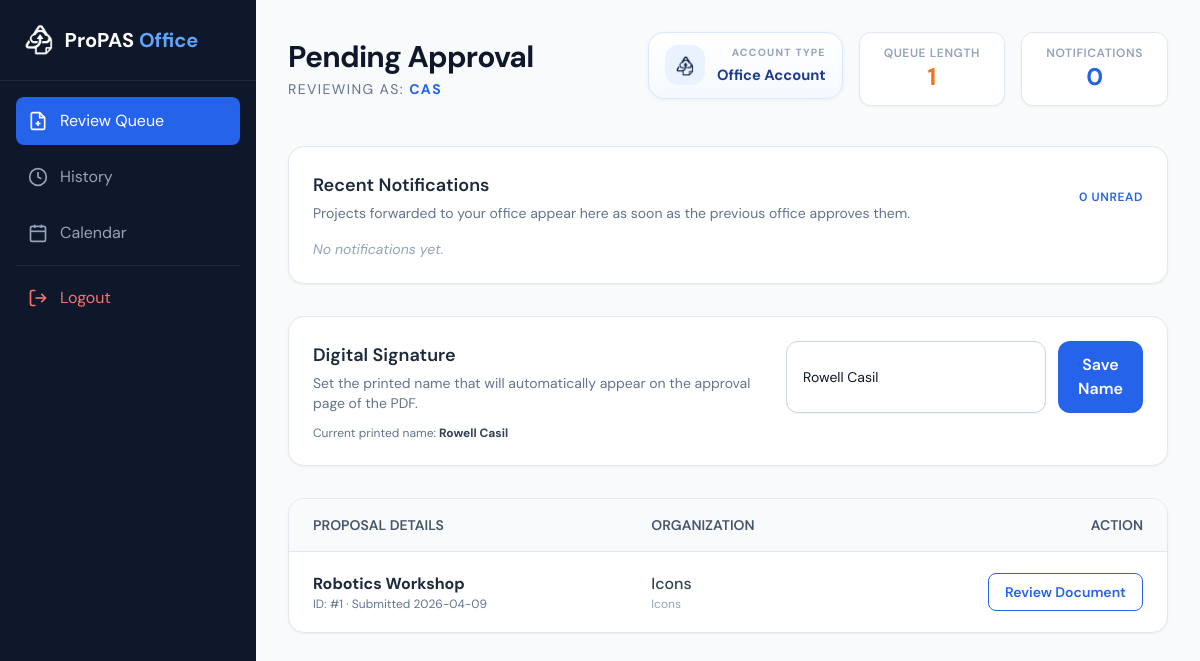
/office-home (signed in), run on an earlier commit of the app's database.
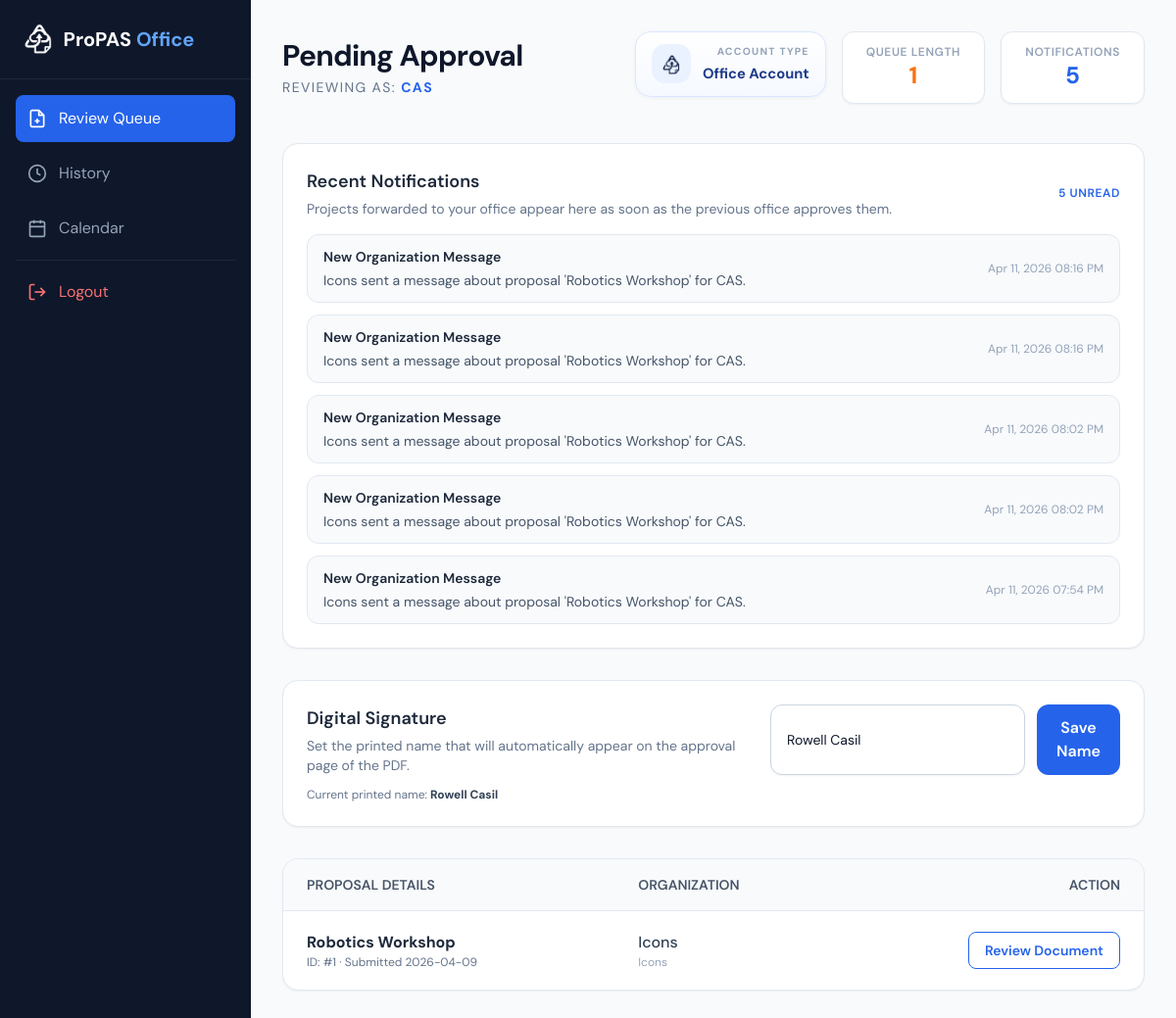
And on a later commit of the database.
### models.py (models this page shows)
class User(UserMixin, db.Model):
    __tablename__ = 'accounts'
    id = db.Column(db.Integer, primary_key=True)
    username = db.Column(db.String(80), unique=True, nullable=False)
    password_hash = db.Column(db.String(256))
    account_type = db.Column(db.String(20))  # 'Org', 'Office', or 'Admin'
    profile_data = db.Column(MutableDict.as_mutable(db.JSON), default=dict)
    proposals = db.relationship('Proposal', backref='creator', lazy=True)
    notifications = db.relationship('Notification', backref='recipient', lazy=True)

class Proposal(db.Model):
    __tablename__ = 'proposals'
    id = db.Column(db.Integer, primary_key=True)
    title = db.Column(db.String(200), nullable=False)
    status = db.Column(db.String(20), default='PENDING')
    version_number = db.Column(db.Integer, default=1)
    file_path = db.Column(db.String(300))
    proposal_data = db.Column(db.JSON)
    current_step_id = db.Column(db.Integer, db.ForeignKey('approval_steps.id'))
    creator_id = db.Column(db.Integer, db.ForeignKey('accounts.id'))
    created_at = db.Column(db.DateTime, default=datetime.utcnow)

class Notification(db.Model):
    __tablename__ = 'notifications'
    id = db.Column(db.Integer, primary_key=True)
    recipient_id = db.Column(db.Integer, db.ForeignKey('accounts.id'), nullable=False)
    proposal_id = db.Column(db.Integer, db.ForeignKey('proposals.id'), nullable=False)
    title = db.Column(db.String(150), nullable=False)
    message = db.Column(db.Text, nullable=False)
    notification_type = db.Column(db.String(30), default='info')
    is_read = db.Column(db.Boolean, default=False)
    created_at = db.Column(db.DateTime, default=datetime.utcnow)
    proposal = db.relationship('Proposal', backref=db.backref('notifications', lazy=True))

### routes/office.py (the view, shortened to what this page needs)
@office_bp.route('/office-home', methods=['GET', 'POST'])
@office_bp.route('/office-home/<int:review_id>', methods=['GET', 'POST'])
@login_required
def review(review_id=None):
    my_step = ApprovalStep.query.filter(ApprovalStep.name.ilike(current_user.username)).first()
    if not my_step:
        flash("Account not linked to a valid approval step.", "danger")
        return redirect(url_for('auth.signin'))
    proposals = Proposal.query.filter_by(current_step_id=my_step.id).all()
    notifications = Notification.query.filter_by(recipient_id=current_user.id).order_by(Notification.created_at.desc()).limit(5).all()
    unread_notifications = Notification.query.filter_by(recipient_id=current_user.id, is_read=False).count()
    selected = db.session.get(Proposal, review_id) if review_id else None
    selected_messages = _conversation_messages(selected.id) if selected else []
    active_tab = request.args.get('tab', 'overview')
    if active_tab not in {'overview', 'chat'}:
        active_tab = 'overview'
    return render_template(
        'office_home.html',
        proposals=proposals,
        selected_proposal=selected,
        selected_messages=selected_messages,
        active_tab=active_tab,
        username=current_user.username,
        pending_count=len(proposals),
        printed_name=_get_printed_name(current_user),
        notifications=notifications,
        unread_notifications=unread_notifications,
    )

### app.py (called while the page is built)
@login_manager.user_loader
def load_user(user_id):
    from models import User
    return db.session.get(User, int(user_id))

@app.template_filter('datetime_ph')
def datetime_ph(value, fmt='%b %d, %Y %I:%M %p'):
    if value is None:
        return 'N/A'
    if value.tzinfo is None:
        value = value.replace(tzinfo=timezone.utc)
    return value.astimezone(ZoneInfo(app.config['DISPLAY_TIMEZONE'])).strftime(fmt)

### routes/office.py (called while the page is built)
def _get_printed_name(user):
    profile = user.profile_data or {}
    return (profile.get('printed_name') or '').strip()

### templates/office_home.html (shortened to what this page needs)
<!DOCTYPE html>
<html lang="en">
<head>
    <script src="https://cdn.tailwindcss.com"></script>
    <link rel="stylesheet" href="{{ url_for('static', filename='css/office_home.css') }}">
</head>
<body class="bg-slate-50 text-slate-900">
    <div class="flex min-h-screen">
        <aside class="w-64 bg-slate-900 text-white hidden md:flex flex-col sticky top-0 h-screen">
            <div class="p-6 text-xl font-bold border-b border-slate-800 flex items-center gap-3">
                <img src="{{ url_for('static', filename='images/Icon.png') }}" class="h-8 w-auto" alt="Logo">
                <span>ProPAS <span class="text-blue-400">Office</span></span>
            </div>
            <nav class="flex-1 p-4 space-y-2">
    <a href="{{ url_for('office.review') }}"
       class="flex items-center gap-3 p-3 {% if not is_history %}bg-blue-600{% else %}text-slate-400 hover:bg-slate-800{% endif %} rounded-lg transition">
        <svg viewBox="0 0 24 24" fill="none" stroke="currentColor" stroke-width="2" class="h-5 w-5"><path d="M14 2H6a2 2 0 0 0-2 2v16a2 2 0 0 0 2 2h12a2 2 0 0 0 2-2V8z"/><polyline points="14 2 14 8 20 8"/><line x1="12" y1="18" x2="12" y2="12"/><line x1="9" y1="15" x2="15" y2="15"/></svg>
        <span>Review Queue</span>
    </a>
    <a href="{{ url_for('office.master_history') }}"
       class="flex items-center gap-3 p-3 {% if is_history %}bg-blue-600{% else %}text-slate-400 hover:bg-slate-800{% endif %} rounded-lg transition">
        <svg viewBox="0 0 24 24" fill="none" stroke="currentColor" stroke-width="2" class="h-5 w-5"><circle cx="12" cy="12" r="10"/><polyline points="12 6 12 12 16 14"/></svg>
        <span>History</span>
    </a>
    <a href="{{ url_for('office.calendar_view') }}"
       class="flex items-center gap-3 p-3 text-slate-400 hover:bg-slate-800 rounded-lg transition">
        <svg viewBox="0 0 24 24" fill="none" stroke="currentColor" stroke-width="2" class="h-5 w-5"><rect x="3" y="4" width="18" height="18" rx="2"/><line x1="16" y1="2" x2="16" y2="6"/><line x1="8" y1="2" x2="8" y2="6"/><line x1="3" y1="10" x2="21" y2="10"/></svg>
        <span>Calendar</span>
    </a>
    <hr class="border-slate-800 my-4">
    <a href="{{ url_for('auth.logout') }}" class="flex items-center gap-3 p-3 text-red-400 hover:bg-red-900/20 rounded-lg transition">
        <svg viewBox="0 0 24 24" fill="none" stroke="currentColor" stroke-width="2" class="h-5 w-5"><path d="M9 21H5a2 2 0 0 1-2-2V5a2 2 0 0 1 2-2h4"/><polyline points="16 17 21 12 16 7"/><line x1="21" y1="12" x2="9" y2="12"/></svg>
        <span>Logout</span>
    </a>
</nav>
        </aside>
        <main class="flex-1 p-8 relative">
            <div class="flex flex-col md:flex-row md:items-center justify-between mb-10">
                <div>
                    <h2 class="text-3xl font-bold tracking-tight">Pending Approval</h2>
                    <p class="text-slate-500 mt-1 uppercase text-sm tracking-widest">Reviewing as: <strong class="text-blue-600">{{ username|upper }}</strong></p>
                </div>
                <div class="mt-4 md:mt-0 flex flex-col sm:flex-row gap-4 sm:items-start">
                    <div class="account-panel">
                        <div class="account-panel__icon">
                            <img src="{{ url_for('static', filename='images/IconBlue.png') }}" alt="ProPAS icon" class="account-panel__icon-img">
                        </div>
                        <div class="account-panel__content">
                            <p class="account-panel__label">Account Type</p>
                            <p class="account-panel__value">Office Account</p>
                        </div>
                    </div>
                    <div class="bg-white px-6 py-3 rounded-xl shadow-sm border border-slate-200 text-center">
                        <p class="text-xs font-semibold text-slate-400 uppercase tracking-wider">Queue Length</p>
                        <p class="text-2xl font-bold text-orange-500">{{ pending_count }}</p>
                    </div>
                    <div class="bg-white px-6 py-3 rounded-xl shadow-sm border border-slate-200 text-center">
                        <p class="text-xs font-semibold text-slate-400 uppercase tracking-wider">Notifications</p>
                        <p class="text-2xl font-bold text-blue-600">{{ unread_notifications }}</p>
                    </div>
                </div>
            </div>
            <div class="bg-white rounded-2xl shadow-sm border border-slate-200 p-6 mb-8">
                <div class="flex items-center justify-between gap-4 mb-4">
                    <div>
                        <h3 class="text-lg font-semibold text-slate-800">Recent Notifications</h3>
                        <p class="text-sm text-slate-500 mt-1">Projects forwarded to your office appear here as soon as the previous office approves them.</p>
                    </div>
                    <span class="text-xs font-semibold uppercase tracking-wider text-blue-600">{{ unread_notifications }} unread</span>
                </div>
                <div class="space-y-3">
                    {% for notification in notifications %}
                    <article class="rounded-xl border border-slate-200 bg-slate-50 px-4 py-3">
                        <div class="flex items-center justify-between gap-4">
                            <div>
                                <p class="text-sm font-semibold text-slate-800">{{ notification.title }}</p>
                                <p class="text-sm text-slate-600 mt-1">{{ notification.message }}</p>
                            </div>
                            <span class="text-xs text-slate-400 whitespace-nowrap">{{ notification.created_at|datetime_ph }}</span>
                        </div>
                    </article>
                    {% else %}
                    <p class="text-sm text-slate-400 italic">No notifications yet.</p>
                    {% endfor %}
                </div>
            </div>
            <div class="bg-white rounded-2xl shadow-sm border border-slate-200 p-6 mb-8">
                <div class="flex flex-col lg:flex-row lg:items-end lg:justify-between gap-5">
                    <div>
                        <h3 class="text-lg font-semibold text-slate-800">Digital Signature</h3>
                        <p class="text-sm text-slate-500 mt-1">Set the printed name that will automatically appear on the approval page of the PDF.</p>
                    </div>
                    <form method="POST" action="{{ url_for('office.update_profile') }}" class="flex flex-col sm:flex-row gap-3 w-full lg:w-auto">
                        <input
                            type="text"
                            name="printed_name"
                            value="{{ printed_name }}"
                            placeholder="Enter printed name"
                            class="min-w-[260px] w-full sm:w-auto bg-white border border-slate-300 rounded-xl px-4 py-3 focus:ring-2 focus:ring-blue-500 outline-none transition text-sm shadow-sm"
                        >
                        <button
                            type="submit"
                            class="inline-flex items-center justify-center px-5 py-3 rounded-xl bg-blue-600 text-white font-semibold hover:bg-blue-700 transition">
                            Save Name
                        </button>
                    </form>
                </div>
                {% if printed_name %}
                <p class="text-xs text-slate-500 mt-3">Current printed name: <strong class="text-slate-700">{{ printed_name }}</strong></p>
                {% endif %}
            </div>
            <div class="bg-white rounded-2xl shadow-sm border border-slate-200 overflow-hidden mb-8">
                <table class="w-full text-left border-collapse">
                    <thead>
                        <tr class="bg-slate-50 border-b border-slate-200">
                            <th class="px-6 py-4 text-sm font-semibold text-slate-600 uppercase">Proposal Details</th>
                            <th class="px-6 py-4 text-sm font-semibold text-slate-600 uppercase">Organization</th>
                            <th class="px-6 py-4 text-sm font-semibold text-slate-600 uppercase text-right">Action</th>
                        </tr>
                    </thead>
                    <tbody class="divide-y divide-slate-100">
                        {% for prop in proposals %}
                        <tr class="hover:bg-slate-50 transition">
                            <td class="px-6 py-5">
                                <div class="font-bold text-slate-800">{{ prop.title }}</div>
                                <div class="text-xs text-slate-500">ID: #{{ prop.id }} · Submitted {{ prop.created_at|datetime_ph('%Y-%m-%d') }}</div>
                            </td>
                            <td class="px-6 py-5">
                                <div class="text-slate-700 font-medium">{{ prop.creator.username }}</div>
                                <div class="text-xs text-slate-400">{{ prop.proposal_data.get('sponsor', 'N/A') }}</div>
                            </td>
                            <td class="px-6 py-5 text-right">
                                <a href="{{ url_for('office.review', review_id=prop.id) }}" class="inline-flex items-center px-4 py-2 border border-blue-600 text-blue-600 rounded-lg hover:bg-blue-600 hover:text-white transition font-semibold text-sm">
                                    Review Document
                                </a>
                            </td>
                        </tr>
                        {% else %}
                        <tr>
                            <td colspan="3" class="px-6 py-12 text-center text-slate-400 italic">Your queue is currently empty.</td>
                        </tr>
                        {% endfor %}
                    </tbody>
                </table>
            </div>
        </main>
    </div>
</body>
</html>

### static/css/office_home.css (style rules this page uses)
:root { --navy-dark: #0d1b2e; --navy-mid: #2563eb; --paper: #ffffff; --body-bg: #f0f4f8; --border: #e2e8f0; --ink: #1e293b; --ink-muted: #64748b; --shadow-sm: 0 1px 4px rgba(0,0,0,0.05); --shadow-md: 0 4px 16px rgba(0,0,0,0.07); }
*, *::before, *::after { box-sizing: border-box; margin: 0; padding: 0; }
body { font-family: 'DM Sans', sans-serif; background: var(--body-bg); color: var(--ink); min-height: 100vh; }
.account-panel { display: inline-flex; align-items: center; justify-content: center; gap: 0.75rem; min-width: 190px; padding: 0.75rem 1rem; border-radius: 1rem; border: 1px solid #dbe7ff; background: linear-gradient(180deg, #ffffff 0%, #f5f9ff 100%); box-shadow: var(--shadow-sm); }
.account-panel__icon { width: 2.5rem; height: 2.5rem; border-radius: 0.85rem; background: #eaf2ff; display: flex; align-items: center; justify-content: center; flex-shrink: 0; }
.account-panel__icon-img { width: 1.35rem; height: 1.35rem; object-fit: contain; }
.account-panel__content { display: flex; flex-direction: column; align-items: flex-end; }
.account-panel__label { font-size: 0.65rem; font-weight: 700; text-transform: uppercase; letter-spacing: 0.12em; color: #94a3b8; }
.account-panel__value { font-size: 0.92rem; font-weight: 700; color: #1e3a8a; margin-top: 0.2rem; white-space: nowrap; }

What changed in the data, as far as the page shows it:
added Notification: title "New Organization Message", message "Icons sent a message about proposal 'Robotics Workshop' for CAS.", created_at "Apr 11, 2026 08:16 PM"
added Notification: title "New Organization Message", message "Icons sent a message about proposal 'Robotics Workshop' for CAS.", created_at "Apr 11, 2026 08:16 PM"
added Notification: title "New Organization Message", message "Icons sent a message about proposal 'Robotics Workshop' for CAS.", created_at "Apr 11, 2026 08:02 PM"
added Notification: title "New Organization Message", message "Icons sent a message about proposal 'Robotics Workshop' for CAS.", created_at "Apr 11, 2026 08:02 PM"
added Notification: title "New Organization Message", message "Icons sent a message about proposal 'Robotics Workshop' for CAS.", created_at "Apr 11, 2026 07:54 PM"
Also different on the page:
{{ unread_notifications }}: "0" → "5"
text no longer shown: "No notifications yet."
